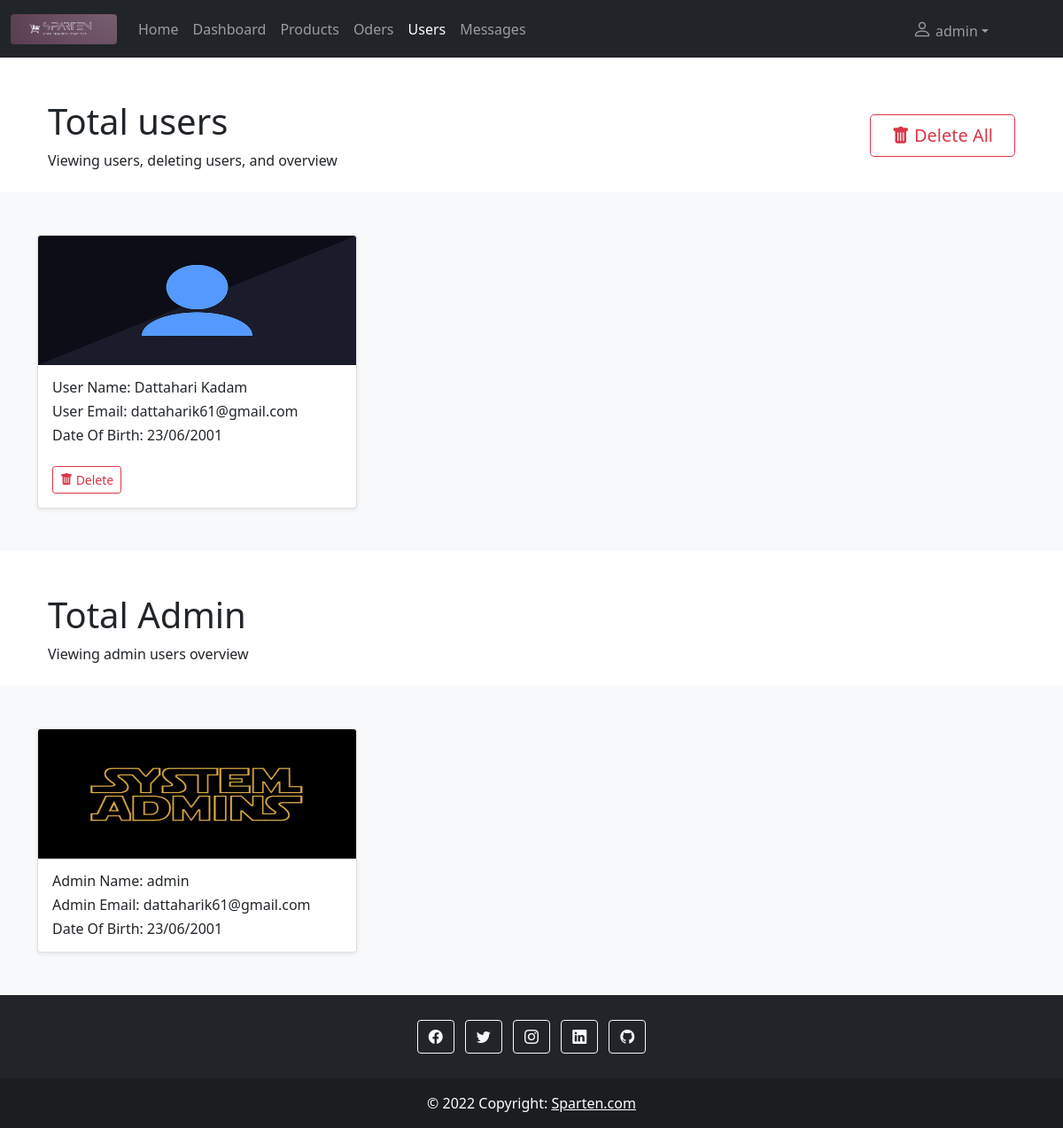
/SpartenAdmin/users.php (signed in), run on the app's committed database.
### tables this page shows
CREATE TABLE `userlogin` (
  `userId` int(11) NOT NULL,
  `userName` varchar(255) NOT NULL,
  `dateOfBirth` varchar(255) NOT NULL,
  `userEmail` varchar(255) NOT NULL,
  `userPassword` varchar(255) NOT NULL,
  `repeatPassword` varchar(255) NOT NULL
);

### SpartenAdmin/users.php (the view, shortened to what this page needs)
<!doctype html>
<html lang="en">
<head>
  <link href="https://cdn.jsdelivr.net/npm/bootstrap@5.1.3/dist/css/bootstrap.min.css" rel="stylesheet">
  <link rel="stylesheet" href="https://cdn.jsdelivr.net/npm/bootstrap-icons@1.8.1/font/bootstrap-icons.css">
  <link rel="stylesheet" href="CSS/style.css">
</head>
<body>
  <?php require 'navbar.php' ?>
  <header class="page-header page-header-dark bg-gradient-primary-to-secondary pb-10 mb-4">
    <div class="container-xl px-4">
      <div class="page-header-content pt-4">
        <div class="row align-items-center justify-content-between">
          <div class="col-auto mt-4">
            <h1 class="page-header-title">
              Total users
            </h1>
            <div class="page-header-subtitle">Viewing users, deleting users, and overview</div>
          </div>
          <div class="col-12 col-xl-auto mt-4">
            <div class="text-center mt-2">
              <p>
              <form action="deleteUser.php" method="post">
                <button type="submit" class="btn btn-outline-danger btn-lg px-4" name="btn_deleteAllUser"><i class="bi bi-trash-fill"></i> Delete All</button>
              </form>
              </p>
            </div>
          </div>
        </div>
      </div>
    </div>
  </header>
  <section>
    <div class="album py-5 bg-light">
      <div class="container">
        <?php
        require 'dbConnection.php';
        $sql_select = mysqli_query($connection, "SELECT * FROM userlogin");
        if (mysqli_num_rows($sql_select) > 0) {
          echo '<div class="row row-cols-1 row-cols-sm-2 row-cols-md-3 g-3">';
          while ($users = mysqli_fetch_assoc($sql_select)) {
            $userId = $users['userId'];
            echo "<div class='col'>
            <div class='card shadow-sm'>
            <img class='card-img-top' alt='...' width='100%' height='146' src='images/userImage.webp'/>";
            echo "<div class='card-body'>
            <h6 class='card-title'>User Name: " . $users['userName'];
            echo "</h6><h6 class='card-text'>User Email: " . $users['userEmail'];
            echo "</h6><h6 class='card-text'>Date Of Birth: " . $users['dateOfBirth'];
            echo "<div class='d-flex justify-content-between align-items-center'><div>
            <form action='deleteUser.php' method='post'>
            <input type='hidden' name='delete_userId' value='" . $userId . "'>
            <button type='submit' class='btn btn-outline-danger btn-sm mt-4' name='btn_deleteUser'><i class='bi bi-trash-fill'></i> Delete</button>
            </form></div></div></div></div></div>";
          }
        } else {
          $_SESSION['numberOfUsers'] = 0;
          echo '<div class="row row-cols-1 alert alert-warning alert-dismissible fade show text-center" role="alert">
          <h4>Users Not Available</h4><p class="text-center">You should check later.</p></div>';
        }
        ?>
      </div>
    </div>
    </div>
  </section>
  <header class="page-header page-header-dark bg-gradient-primary-to-secondary pb-10 mb-4">
    <div class="container-xl px-4">
      <div class="page-header-content pt-4">
        <div class="row align-items-center justify-content-between">
          <div class="col-auto mt-4">
            <h1 class="page-header-title">
              Total Admin
            </h1>
            <div class="page-header-subtitle">Viewing admin users overview</div>
          </div>
        </div>
      </div>
    </div>
  </header>
  <section>
    <div class="album py-5 bg-light">
      <div class="container">
        <?php
        require 'dbConnection.php';
        $sql_select = mysqli_query($connection, "SELECT * FROM `adminlogin`");
        if (mysqli_num_rows($sql_select) > 0) {
          echo '<div class="row row-cols-1 row-cols-sm-2 row-cols-md-3 g-3">';
          while ($admins = mysqli_fetch_assoc($sql_select)) {
            echo "<div class='col'>
            <div class='card shadow-sm'>
            <img class='card-img-top' alt='...' width='100%' height='146' src='images/adminImage.jpg'/>";
            echo "<div class='card-body'>
            <h6 class='card-title'>Admin Name: " . $admins['adminName'];
            echo "</h6><h6 class='card-text'>Admin Email: " . $admins['adminEmail'];
            echo "</h6><h6 class='card-text'>Date Of Birth: " . $admins['adminDateOfBirth'];
            echo "</div></div></div>";
          }
        } else {
          $_SESSION['numberOfAdmins'] = 0;
          echo '<div class="row row-cols-1 alert alert-warning alert-dismissible fade show text-center" role="alert">
          <h4>Admin Not Available</h4><p class="text-center">You should check later.</p></div>';
        }
        ?>
      </div>
    </div>
    </div>
  </section>
  <?php require 'footer.php' ?>
</body>
</html>

### data on the page
userlogin: userName "Dattahari Kadam", userEmail "dattaharik61@gmail.com", dateOfBirth "23/06/2001"

### other printed values
$_SESSION["adminName"] "admin"
$admins['adminName'] "admin"
$admins['adminEmail'] "dattaharik61@gmail.com"
$admins['adminDateOfBirth'] "23/06/2001"
